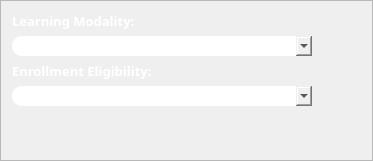
            <widget class="QFrame" name="modalFrame">
             <property name="geometry">
              <rect>
               <x>0</x>
               <y>870</y>
               <width>373</width>
               <height>161</height>
              </rect>
             </property>
             <property name="minimumSize">
              <size>
               <width>373</width>
               <height>0</height>
              </size>
             </property>
             <property name="maximumSize">
              <size>
               <width>373</width>
               <height>16777215</height>
              </size>
             </property>
             <property name="frameShape">
              <enum>QFrame::StyledPanel</enum>
             </property>
             <property name="frameShadow">
              <enum>QFrame::Raised</enum>
             </property>
             <layout class="QFormLayout" name="formLayout_5">
              <item row="0" column="0">
               <widget class="QLabel" name="modalLabel">
                <property name="font">
                 <font>
                  <family>Montserrat SemiBold</family>
                  <pointsize>10</pointsize>
                  <weight>75</weight>
                  <italic>false</italic>
                  <bold>true</bold>
                 </font>
                </property>
                <property name="styleSheet">
                 <string notr="true">QLabel{
	color: rgb(255, 255, 255);
}</string>
                </property>
                <property name="text">
                 <string>Learning Modality:</string>
                </property>
               </widget>
              </item>
              <item row="2" column="0">
               <widget class="QLabel" name="eligLabel">
                <property name="font">
                 <font>
                  <family>Montserrat SemiBold</family>
                  <pointsize>10</pointsize>
                  <weight>75</weight>
                  <italic>false</italic>
                  <bold>true</bold>
                 </font>
                </property>
                <property name="styleSheet">
                 <string notr="true">QLabel{
	color: rgb(255, 255, 255);
}</string>
                </property>
                <property name="text">
                 <string>Enrollment Eligibility:</string>
                </property>
               </widget>
              </item>
              <item row="1" column="0" colspan="2">
               <widget class="QComboBox" name="modalCombo">
                <property name="maximumSize">
                 <size>
                  <width>300</width>
                  <height>16777215</height>
                 </size>
                </property>
                <property name="font">
                 <font>
                  <family>Montserrat SemiBold</family>
                  <pointsize>10</pointsize>
                  <weight>75</weight>
                  <bold>true</bold>
                 </font>
                </property>
                <property name="styleSheet">
                 <string notr="true">QComboBox{
border-radius: 10px;

}</string>
                </property>
               </widget>
              </item>
              <item row="3" column="0" colspan="2">
               <widget class="QComboBox" name="eligCombo">
                <property name="maximumSize">
                 <size>
                  <width>300</width>
                  <height>16777215</height>
                 </size>
                </property>
                <property name="font">
                 <font>
                  <family>Montserrat SemiBold</family>
                  <pointsize>10</pointsize>
                  <weight>75</weight>
                  <bold>true</bold>
                 </font>
                </property>
                <property name="styleSheet">
                 <string notr="true">QComboBox{
border-radius: 10px;

}</string>
                </property>
               </widget>
              </item>
             </layout>
            </widget>
